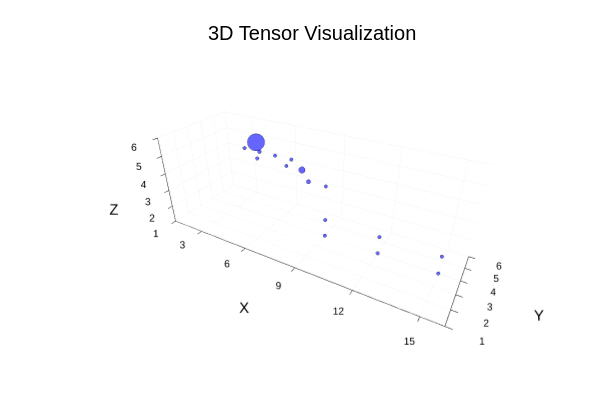

Notebook source saved alongside this figure:
### Code cell
plot_tensor(S_nd)

### Figure 1 — Plotly figure (JSON) as saved in the notebook; plotly's stock layout.template omitted (floating-point values rounded to 4 significant figures)
{"data": [{"colorbar": {"len": 0.8657, "title": "", "x": 0.9934, "y": 0.5087}, "legendgroup": "y1", "marker": {"color": "rgba(0, 0, 255, 0.600)", "line": {"color": "rgba(0, 0, 0, 0.600)", "width": 1}, "size": 2, "symbol": "circle"}, "mode": "markers", "name": "y1", "scene": "scene", "showlegend": true, "type": "scatter3d", "x": [9], "xaxis": "x", "y": [4], "yaxis": "y", "z": [1], "zaxis": "z"}, {"colorbar": {"len": 0.8657, "title": "", "x": 0.9934, "y": 0.5087}, "legendgroup": "y1", "marker": {"color": "rgba(0, 0, 255, 0.600)", "line": {"color": "rgba(0, 0, 0, 0.600)", "width": 1}, "size": 2, "symbol": "circle"}, "mode": "markers", "name": "y1", "scene": "scene", "showlegend": false, "type": "scatter3d", "x": [12], "xaxis": "x", "y": [4], "yaxis": "y", "z": [1], "zaxis": "z"}, {"colorbar": {"len": 0.8657, "title": "", "x": 0.9934, "y": 0.5087}, "legendgroup": "y1", "marker": {"color": "rgba(0, 0, 255, 0.600)", "line": {"color": "rgba(0, 0, 0, 0.600)", "width": 1}, "size": 2.0, "symbol": "circle"}, "mode": "markers", "name": "y1", "scene": "scene", "showlegend": false, "type": "scatter3d", "x": [15], "xaxis": "x", "y": [4], "yaxis": "y", "z": [1], "zaxis": "z"}, {"colorbar": {"len": 0.8657, "title": "", "x": 0.9934, "y": 0.5087}, "legendgroup": "y1", "marker": {"color": "rgba(0, 0, 255, 0.600)", "line": {"color": "rgba(0, 0, 0, 0.600)", "width": 1}, "size": 2, "symbol": "circle"}, "mode": "markers", "name": "y1", "scene": "scene", "showlegend": false, "type": "scatter3d", "x": [9], "xaxis": "x", "y": [4], "yaxis": "y", "z": [2], "zaxis": "z"}, {"colorbar": {"len": 0.8657, "title": "", "x": 0.9934, "y": 0.5087}, "legendgroup": "y1", "marker": {"color": "rgba(0, 0, 255, 0.600)", "line": {"color": "rgba(0, 0, 0, 0.600)", "width": 1}, "size": 2.024, "symbol": "circle"}, "mode": "markers", "name": "y1", "scene": "scene", "showlegend": false, "type": "scatter3d", "x": [12], "xaxis": "x", "y": [4], "yaxis": "y", "z": [2], "zaxis": "z"}, {"colorbar": {"len": 0.8657, "title": "", "x": 0.9934, "y": 0.5087}, "legendgroup": "y1", "marker": {"color": "rgba(0, 0, 255, 0.600)", "line": {"color": "rgba(0, 0, 0, 0.600)", "width": 1}, "size": 2, "symbol": "circle"}, "mode": "markers", "name": "y1", "scene": "scene", "showlegend": false, "type": "scatter3d", "x": [15], "xaxis": "x", "y": [4], "yaxis": "y", "z": [2], "zaxis": "z"}, {"colorbar": {"len": 0.8657, "title": "", "x": 0.9934, "y": 0.5087}, "legendgroup": "y1", "marker": {"color": "rgba(0, 0, 255, 0.600)", "line": {"color": "rgba(0, 0, 0, 0.600)", "width": 1}, "size": 2.442, "symbol": "circle"}, "mode": "markers", "name": "y1", "scene": "scene", "showlegend": false, "type": "scatter3d", "x": [8], "xaxis": "x", "y": [4], "yaxis": "y", "z": [4], "zaxis": "z"}, {"colorbar": {"len": 0.8657, "title": "", "x": 0.9934, "y": 0.5087}, "legendgroup": "y1", "marker": {"color": "rgba(0, 0, 255, 0.600)", "line": {"color": "rgba(0, 0, 0, 0.600)", "width": 1}, "size": 2, "symbol": "circle"}, "mode": "markers", "name": "y1", "scene": "scene", "showlegend": false, "type": "scatter3d", "x": [9], "xaxis": "x", "y": [4], "yaxis": "y", "z": [4], "zaxis": "z"}, {"colorbar": {"len": 0.8657, "title": "", "x": 0.9934, "y": 0.5087}, "legendgroup": "y1", "marker": {"color": "rgba(0, 0, 255, 0.600)", "line": {"color": "rgba(0, 0, 0, 0.600)", "width": 1}, "size": 2, "symbol": "circle"}, "mode": "markers", "name": "y1", "scene": "scene", "showlegend": false, "type": "scatter3d", "x": [4], "xaxis": "x", "y": [5], "yaxis": "y", "z": [4], "zaxis": "z"}, {"colorbar": {"len": 0.8657, "title": "", "x": 0.9934, "y": 0.5087}, "legendgroup": "y1", "marker": {"color": "rgba(0, 0, 255, 0.600)", "line": {"color": "rgba(0, 0, 0, 0.600)", "width": 1}, "size": 2, "symbol": "circle"}, "mode": "markers", "name": "y1", "scene": "scene", "showlegend": false, "type": "scatter3d", "x": [6], "xaxis": "x", "y": [5], "yaxis": "y", "z": [4], "zaxis": "z"}, {"colorbar": {"len": 0.8657, "title": "", "x": 0.9934, "y": 0.5087}, "legendgroup": "y1", "marker": {"color": "rgba(0, 0, 255, 0.600)", "line": {"color": "rgba(0, 0, 0, 0.600)", "width": 1}, "size": 3.724, "symbol": "circle"}, "mode": "markers", "name": "y1", "scene": "scene", "showlegend": false, "type": "scatter3d", "x": [7], "xaxis": "x", "y": [5], "yaxis": "y", "z": [4], "zaxis": "z"}, {"colorbar": {"len": 0.8657, "title": "", "x": 0.9934, "y": 0.5087}, "legendgroup": "y1", "marker": {"color": "rgba(0, 0, 255, 0.600)", "line": {"color": "rgba(0, 0, 0, 0.600)", "width": 1}, "size": 2, "symbol": "circle"}, "mode": "markers", "name": "y1", "scene": "scene", "showlegend": false, "type": "scatter3d", "x": [4], "xaxis": "x", "y": [4], "yaxis": "y", "z": [5], "zaxis": "z"}, {"colorbar": {"len": 0.8657, "title": "", "x": 0.9934, "y": 0.5087}, "legendgroup": "y1", "marker": {"color": "rgba(0, 0, 255, 0.600)", "line": {"color": "rgba(0, 0, 0, 0.600)", "width": 1}, "size": 2.168, "symbol": "circle"}, "mode": "markers", "name": "y1", "scene": "scene", "showlegend": false, "type": "scatter3d", "x": [5], "xaxis": "x", "y": [4], "yaxis": "y", "z": [5], "zaxis": "z"}, {"colorbar": {"len": 0.8657, "title": "", "x": 0.9934, "y": 0.5087}, "legendgroup": "y1", "marker": {"color": "rgba(0, 0, 255, 0.600)", "line": {"color": "rgba(0, 0, 0, 0.600)", "width": 1}, "size": 2, "symbol": "circle"}, "mode": "markers", "name": "y1", "scene": "scene", "showlegend": false, "type": "scatter3d", "x": [6], "xaxis": "x", "y": [4], "yaxis": "y", "z": [5], "zaxis": "z"}, {"colorbar": {"len": 0.8657, "title": "", "x": 0.9934, "y": 0.5087}, "legendgroup": "y1", "marker": {"color": "rgba(0, 0, 255, 0.600)", "line": {"color": "rgba(0, 0, 0, 0.600)", "width": 1}, "size": 2, "symbol": "circle"}, "mode": "markers", "name": "y1", "scene": "scene", "showlegend": false, "type": "scatter3d", "x": [7], "xaxis": "x", "y": [4], "yaxis": "y", "z": [5], "zaxis": "z"}, {"colorbar": {"len": 0.8657, "title": "", "x": 0.9934, "y": 0.5087}, "legendgroup": "y1", "marker": {"color": "rgba(0, 0, 255, 0.600)", "line": {"color": "rgba(0, 0, 0, 0.600)", "width": 1}, "size": 10, "symbol": "circle"}, "mode": "markers", "name": "y1", "scene": "scene", "showlegend": false, "type": "scatter3d", "x": [4], "xaxis": "x", "y": [5], "yaxis": "y", "z": [5], "zaxis": "z"}, {"colorbar": {"len": 0.8657, "title": "", "x": 0.9934, "y": 0.5087}, "legendgroup": "y2", "marker": {"color": "rgba(255, 255, 255, 0.000)", "line": {"color": "rgba(0, 0, 0, 0.000)", "width": 1}, "size": 0.2, "symbol": "circle"}, "mode": "markers", "name": "y2", "scene": "scene", "showlegend": true, "type": "scatter3d", "x": [1, 16], "xaxis": "x", "y": [1, 6], "yaxis": "y", "z": [1, 6], "zaxis": "z"}], "layout": {"annotations": [{"font": {"color": "rgba(0, 0, 0, 1.000)", "family": "sans-serif", "size": 20}, "rotation": 0, "showarrow": false, "text": "3D Tensor Visualization", "x": 0.5201, "xanchor": "center", "xref": "paper", "y": 1, "yanchor": "top", "yref": "paper"}], "height": 400, "margin": {"b": 20, "l": 0, "r": 0, "t": 20}, "paper_bgcolor": "rgba(255, 255, 255, 1.000)", "plot_bgcolor": "rgba(255, 255, 255, 1.000)", "scene": {"camera": {"eye": {"x": 1.126, "y": -1.95, "z": 1.3}, "projection": "orthographic"}, "domain": {"x": [0.04684, 0.9934], "y": [0.07581, 0.9415]}, "xaxis": {"gridcolor": "rgba(0, 0, 0, 0.100)", "gridwidth": 0.5, "linecolor": "rgba(0, 0, 0, 1.000)", "mirror": false, "range": [1, 16], "showgrid": true, "showline": true, "showticklabels": true, "tickangle": 0, "tickcolor": "rgb(0, 0, 0)", "tickfont": {"color": "rgba(0, 0, 0, 1.000)", "family": "sans-serif", "size": 11}, "tickmode": "array", "ticks": "inside", "ticktext": ["3", "6", "9", "12", "15"], "tickvals": [3, 6, 9, 12, 15], "title": "X", "titlefont": {"color": "rgba(0, 0, 0, 1.000)", "family": "sans-serif", "size": 15}, "type": "-", "visible": true, "zeroline": false, "zerolinecolor": "rgba(0, 0, 0, 1.000)"}, "yaxis": {"gridcolor": "rgba(0, 0, 0, 0.100)", "gridwidth": 0.5, "linecolor": "rgba(0, 0, 0, 1.000)", "mirror": false, "range": [1, 6], "showgrid": true, "showline": true, "showticklabels": true, "tickangle": 0, "tickcolor": "rgb(0, 0, 0)", "tickfont": {"color": "rgba(0, 0, 0, 1.000)", "family": "sans-serif", "size": 11}, "tickmode": "array", "ticks": "inside", "ticktext": ["1", "2", "3", "4", "5", "6"], "tickvals": [1, 2, 3, 4, 5, 6], "title": "Y", "titlefont": {"color": "rgba(0, 0, 0, 1.000)", "family": "sans-serif", "size": 15}, "type": "-", "visible": true, "zeroline": false, "zerolinecolor": "rgba(0, 0, 0, 1.000)"}, "zaxis": {"gridcolor": "rgba(0, 0, 0, 0.100)", "gridwidth": 0.5, "linecolor": "rgba(0, 0, 0, 1.000)", "mirror": false, "range": [1, 6], "showgrid": true, "showline": true, "showticklabels": true, "tickangle": 0, "tickcolor": "rgb(0, 0, 0)", "tickfont": {"color": "rgba(0, 0, 0, 1.000)", "family": "sans-serif", "size": 11}, "tickmode": "array", "ticks": "inside", "ticktext": ["1", "2", "3", "4", "5", "6"], "tickvals": [1, 2, 3, 4, 5, 6], "title": "Z", "titlefont": {"color": "rgba(0, 0, 0, 1.000)", "family": "sans-serif", "size": 15}, "type": "-", "visible": true, "zeroline": false, "zerolinecolor": "rgba(0, 0, 0, 1.000)"}}, "showlegend": false, "width": 600}}
